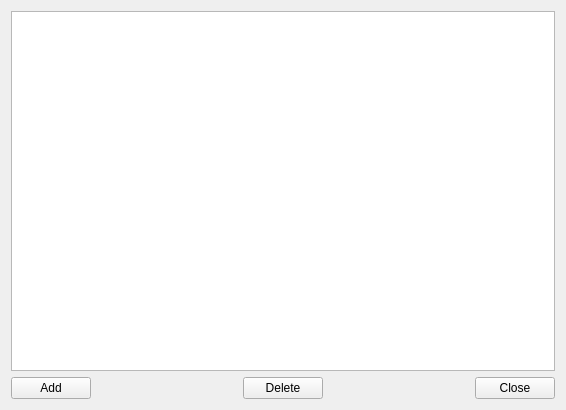
<?xml version="1.0" encoding="UTF-8"?>
<ui version="4.0">
 <class>StructureEditorForm</class>
 <widget class="QWidget" name="StructureEditorForm">
  <property name="geometry">
   <rect>
    <x>0</x>
    <y>0</y>
    <width>566</width>
    <height>410</height>
   </rect>
  </property>
  <property name="windowTitle">
   <string>Structure Editor</string>
  </property>
  <layout class="QGridLayout" name="gridLayout_2">
   <item row="0" column="0">
    <layout class="QGridLayout" name="gridLayout">
     <item row="0" column="0" colspan="5">
      <widget class="QTreeView" name="m_treeView"/>
     </item>
     <item row="1" column="0">
      <widget class="QPushButton" name="m_buttonAdd">
       <property name="text">
        <string>Add</string>
       </property>
      </widget>
     </item>
     <item row="1" column="1">
      <spacer name="horizontalSpacer">
       <property name="orientation">
        <enum>Qt::Horizontal</enum>
       </property>
       <property name="sizeHint" stdset="0">
        <size>
         <width>40</width>
         <height>20</height>
        </size>
       </property>
      </spacer>
     </item>
     <item row="1" column="2">
      <widget class="QPushButton" name="m_buttonDelete">
       <property name="text">
        <string>Delete</string>
       </property>
      </widget>
     </item>
     <item row="1" column="3">
      <spacer name="horizontalSpacer_2">
       <property name="orientation">
        <enum>Qt::Horizontal</enum>
       </property>
       <property name="sizeHint" stdset="0">
        <size>
         <width>40</width>
         <height>20</height>
        </size>
       </property>
      </spacer>
     </item>
     <item row="1" column="4">
      <widget class="QPushButton" name="m_buttonClose">
       <property name="text">
        <string>Close</string>
       </property>
      </widget>
     </item>
    </layout>
   </item>
  </layout>
 </widget>
 <resources/>
 <connections/>
</ui>
